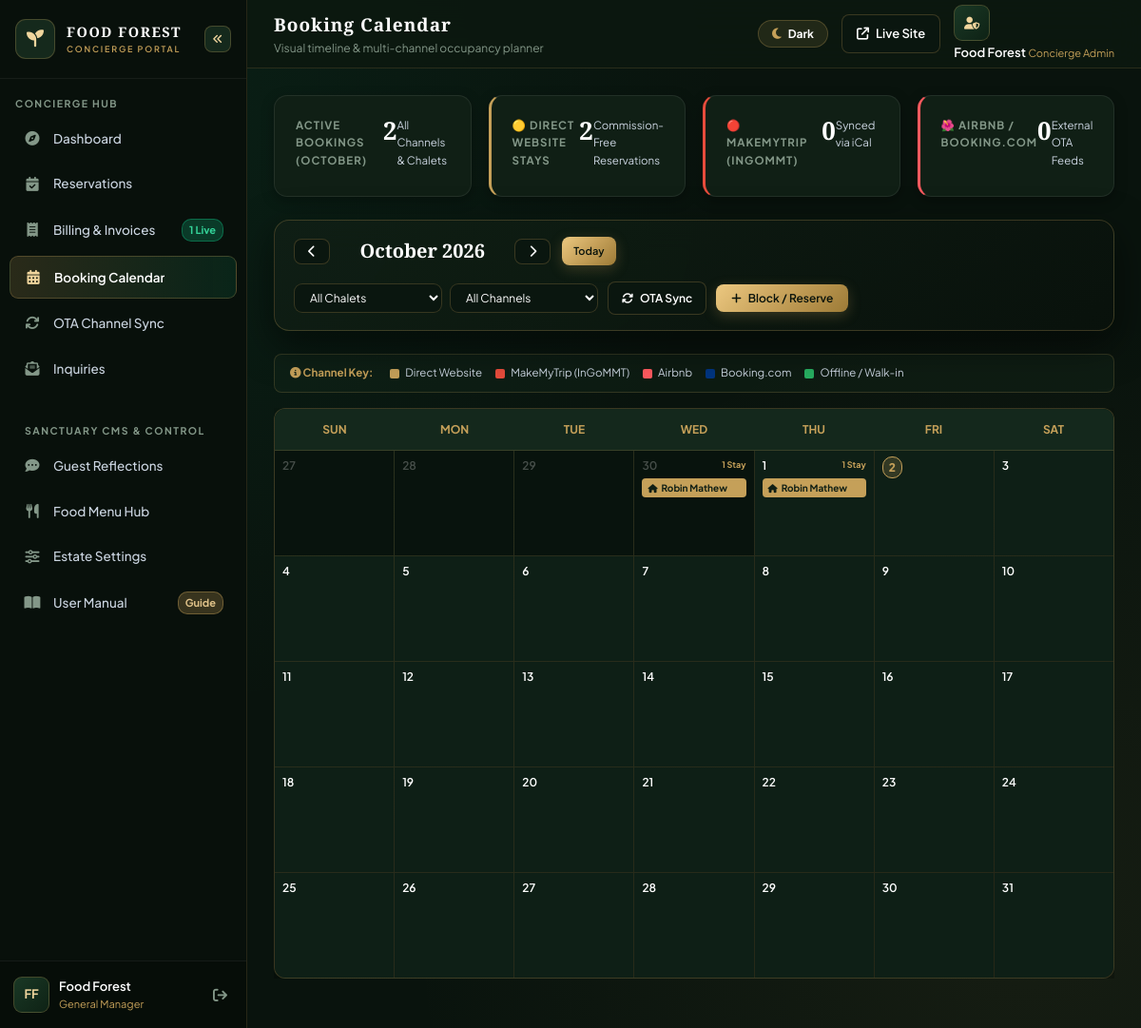
/admin/calendar.php (signed in), run on an earlier commit of the app's database.
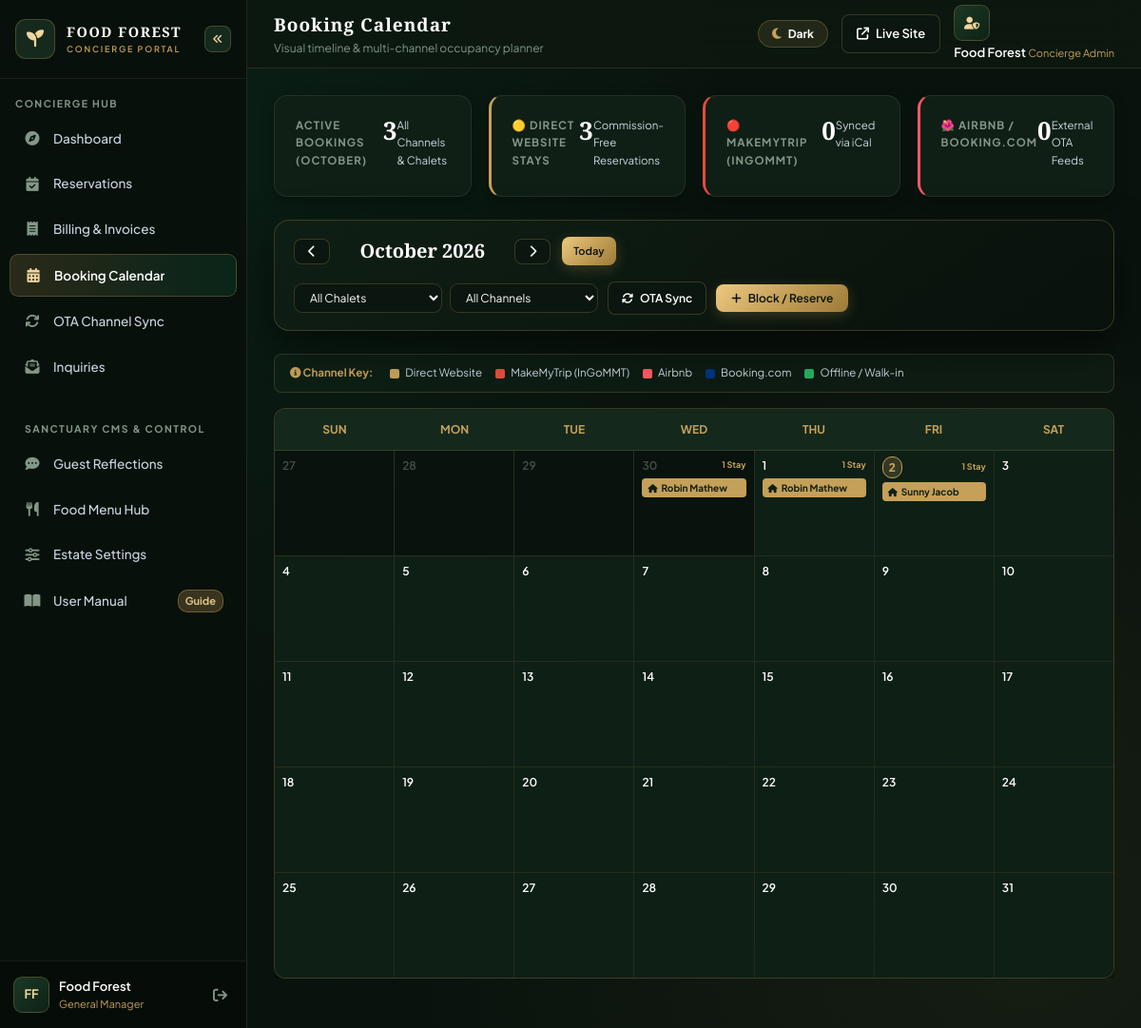
And on a later commit of the database.
### tables this page shows
CREATE TABLE `bookings` (
  `id` int(11) NOT NULL AUTO_INCREMENT,
  `user_id` int(11) DEFAULT NULL,
  `is_guest` tinyint(1) DEFAULT 1,
  `guest_access_token` varchar(100) DEFAULT NULL,
  `expires_at` datetime DEFAULT NULL,
  `reference_code` varchar(100) NOT NULL,
  `villa_type` varchar(255) NOT NULL,
  `booking_source` varchar(50) DEFAULT 'direct_website',
  `billing_type` varchar(20) DEFAULT 'estimate',
  `gst_number` varchar(50) DEFAULT NULL,
  `billing_name` varchar(150) DEFAULT NULL,
  `billing_address` text DEFAULT NULL,
  `gst_percentage` decimal(5,2) DEFAULT 0.00,
  `gst_amount` decimal(10,2) DEFAULT 0.00,
  `external_uid` varchar(255) DEFAULT NULL,
  `sync_hash` varchar(64) DEFAULT NULL,
  `guest_name` varchar(150) NOT NULL,
  `guest_phone` varchar(50) NOT NULL,
  `guest_email` varchar(150) DEFAULT NULL,
  `id_proof_type` varchar(100) DEFAULT NULL,
  `id_proof_number` varchar(100) DEFAULT NULL,
  `id_proof_file` varchar(255) DEFAULT NULL,
  `city_state` varchar(255) DEFAULT NULL,
  `country` varchar(100) DEFAULT 'India',
  `adults_count` int(11) DEFAULT 2,
  `kids_count` int(11) DEFAULT 0,
  `extra_adults` int(11) DEFAULT 0,
  `extra_kids` int(11) DEFAULT 0,
  `guests_count` int(11) DEFAULT 2,
  `checkin_date` date NOT NULL,
  `checkout_date` date NOT NULL,
  `checked_in_at` datetime DEFAULT NULL,
  `checked_out_at` datetime DEFAULT NULL,
  `nights` int(11) DEFAULT 1,
  `addons` text DEFAULT NULL,
  `activities_json` longtext DEFAULT NULL,
  `billing_items_json` longtext DEFAULT NULL,
  `food_items` longtext DEFAULT NULL,
  `food_amount` decimal(10,2) DEFAULT 0.00,
  `food_status` varchar(50) DEFAULT 'none',
  `room_amount` decimal(10,2) DEFAULT 0.00,
  `special_notes` text DEFAULT NULL,
  `billing_notes` text DEFAULT NULL,
  `total_amount` decimal(10,2) NOT NULL,
  `advance_paid` decimal(10,2) DEFAULT 0.00,
  `discount_amount` decimal(10,2) DEFAULT 0.00,
  `tax_amount` decimal(10,2) DEFAULT 0.00,
  `extra_charges` decimal(10,2) DEFAULT 0.00,
  `payment_method` varchar(50) DEFAULT 'unspecified',
  `payment_status` varchar(50) DEFAULT 'unpaid',
  `status` varchar(50) DEFAULT 'pending',
  `created_at` timestamp NOT NULL DEFAULT current_timestamp(),
  PRIMARY KEY (`id`),
  UNIQUE KEY `reference_code` (`reference_code`)
);

### admin/calendar.php (the view, shortened to what the rows shown need)
<?php
require_once __DIR__ . '/includes/header.php';
$pdo = get_db();
$curr_month = isset($_GET['month']) ? max(1, min(12, (int)$_GET['month'])) : (int)date('n');
$curr_year = isset($_GET['year']) ? max(2020, min(2035, (int)$_GET['year'])) : (int)date('Y');
$first_day_ts = strtotime("{$curr_year}-{$curr_month}-01");
$days_in_month = (int)date('t', $first_day_ts);
$first_day_of_week = (int)date('w', $first_day_ts);
$month_name = date('F', $first_day_ts);
$cal_start_date = date('Y-m-d', strtotime("-{$first_day_of_week} days", $first_day_ts));
$total_cells = ceil(($first_day_of_week + $days_in_month) / 7) * 7;
$cal_end_date = date('Y-m-d', strtotime("+ " . ($total_cells - 1) . " days", strtotime($cal_start_date)));
$b_sql = "SELECT b.*, r.title AS room_title
          FROM bookings b
          LEFT JOIN rooms r ON b.villa_type = r.slug
          WHERE b.status NOT IN ('cancelled', 'rejected')
            AND b.checkin_date <= ?
            AND b.checkout_date >= ?";
$b_params = [$cal_end_date, $cal_start_date];
$b_sql .= " ORDER BY b.checkin_date ASC";
$b_stmt = $pdo->prepare($b_sql);
$b_stmt->execute($b_params);
$bookings = $b_stmt->fetchAll(PDO::FETCH_ASSOC);
$bookings_by_date = [];
foreach ($bookings as $b) {
    $c_start = new DateTime($b['checkin_date']);
    $c_end = new DateTime($b['checkout_date']);
    while ($c_start < $c_end) {
        $d_str = $c_start->format('Y-m-d');
        if (!isset($bookings_by_date[$d_str])) {
            $bookings_by_date[$d_str] = [];
        }
        $bookings_by_date[$d_str][] = $b;
        $c_start->modify('+1 day');
    }
}
?>
<div class="adm-content-container">
    <div class="adm-card" style="margin-bottom: 24px; padding: 16px 20px;">
        <div style="display: flex; flex-wrap: wrap; justify-content: space-between; align-items: center; gap: 16px;">
            <div style="display: flex; align-items: center; gap: 12px;">
                <h2 style="font-family: var(--adm-font-title); font-size: 20px; color: #FFFFFF; margin: 0; min-width: 170px; text-align: center;">
                    <?php echo $month_name . ' ' . $curr_year; ?>
                </h2>
            </div>
        </div>
    </div>
    <div class="adm-table-responsive" style="border: none; background: transparent; padding: 0; margin-bottom: 24px;">
        <div class="adm-card" style="padding: 0; overflow: hidden; border-radius: 12px; min-width: 680px; margin-bottom: 0;">
        <div style="display: grid; grid-template-columns: repeat(7, 1fr); gap: 1px; background: rgba(197, 160, 89, 0.15);">
            <?php
            $curr_cal_date = new DateTime($cal_start_date);
            $today_str = date('Y-m-d');
            for ($i = 0; $i < $total_cells; $i++):
                $d_str = $curr_cal_date->format('Y-m-d');
                $d_num = (int)$curr_cal_date->format('j');
                $is_current_month = ((int)$curr_cal_date->format('n') === $curr_month);
                $is_today = ($d_str === $today_str);
                $day_bookings = $bookings_by_date[$d_str] ?? [];
            ?>
                <div class="cal-day-cell <?php echo !$is_current_month ? 'other-month' : ''; ?> <?php echo $is_today ? 'is-today' : ''; ?>"
                     style="min-height: 110px; background: <?php echo $is_current_month ? '#0e1f16' : '#08130d'; ?>; padding: 6px 8px; position: relative; cursor: pointer; transition: background 0.2s ease;"
                     onclick="handleDayClick('<?php echo $d_str; ?>')">
                    <div style="display: flex; justify-content: space-between; align-items: center; margin-bottom: 4px;">
                        <span style="font-size: 12px; font-weight: <?php echo $is_today ? '800' : '600'; ?>; color: <?php echo $is_today ? 'var(--adm-gold)' : ($is_current_month ? '#FFFFFF' : 'rgba(255,255,255,0.25)'); ?>; <?php echo $is_today ? 'background: rgba(197, 160, 89, 0.2); padding: 1px 6px; border-radius: 10px; border: 1px solid var(--adm-gold);' : ''; ?>">
                            <?php echo $d_num; ?>
                        </span>
                        <?php if (count($day_bookings) > 0): ?>
                            <span style="font-size: 9px; color: var(--adm-gold); font-weight: 700;">
                                <?php echo count($day_bookings); ?> Stay<?php echo count($day_bookings) > 1 ? 's' : ''; ?>
                            </span>
                        <?php endif; ?>
                    </div>
                    <div style="display: flex; flex-direction: column; gap: 3px;">
                        <?php
                        foreach ($day_bookings as $b):
                            $pill_bg = '#C5A059';
                            $pill_color = '#101F15';
                            $badge_icon = 'fa-solid fa-house';
                        ?>
                            <div class="cal-booking-pill"
                                 onclick="event.stopPropagation(); openBookingDetailModal(<?php echo htmlspecialchars(json_encode($b)); ?>)"
                                 style="background: <?php echo $pill_bg; ?>; color: <?php echo $pill_color; ?>; padding: 2px 6px; border-radius: 4px; font-size: 10px; font-weight: 700; white-space: nowrap; overflow: hidden; text-overflow: ellipsis; display: flex; align-items: center; gap: 4px;"
                                 title="<?php echo htmlspecialchars($b['guest_name'] . ' (' . ($b['room_title'] ?: $b['villa_type']) . ') - ' . $b['checkin_date'] . ' to ' . $b['checkout_date']); ?>">
                                <i class="<?php echo $badge_icon; ?>" style="font-size: 9px;"></i>
                                <span><?php echo htmlspecialchars($b['guest_name']); ?></span>
                            </div>
                        <?php endforeach; ?>
                    </div>
                </div>
            <?php
                $curr_cal_date->modify('+1 day');
            endfor;
            ?>
        </div>
    </div>
</div>
</div>
<?php require_once __DIR__ . '/includes/footer.php'; ?>

What changed in the data, as far as the page shows it:
added bookings: guest_name "Sunny Jacob", shown under "2"
Also different on the page:
$total_bookings_count: "2" → "3"
$source_counts['direct_website']: "2" → "3"
$inhouse_count: "1" → (not shown)
new list line: "2 1 Stay"
text no longer shown: "Live"
list line gone: "2"
